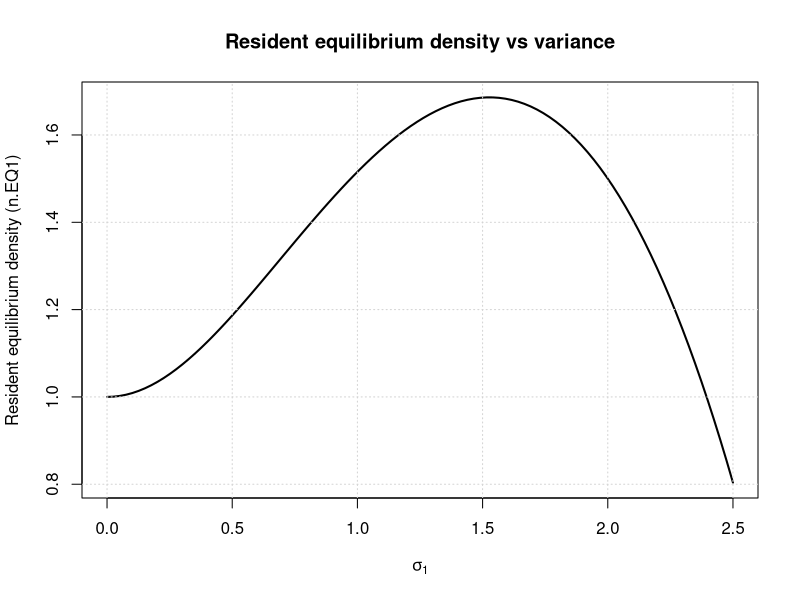

The R source for this figure:
# Manuscript Figure S!
# resident eq. population density as a function of its variance. 


# Parameter values
w       <- 1
theta1  <- 8
K1      <- 1

g1 <- 1/theta1

# Sequence of sigma1 values
sigma1.seq <- seq(0, 2.5, length.out = 100)  
V1.seq <- sigma1.seq^2

# Calculate n.EQ1 for each variance
n.EQ1.seq <- sapply(V1.seq, function(V1) {
  Omega1 <- sqrt(w^2 + 2*V1)
  (Omega1 / w) * (K1 - g1 * V1)
})

# Plot
plot(sigma1.seq, n.EQ1.seq, type = "l", lwd = 2,
     xlab = expression(sigma[1]),
     ylab = "Resident equilibrium density (n.EQ1)",
     main = "Resident equilibrium density vs variance")
grid()





